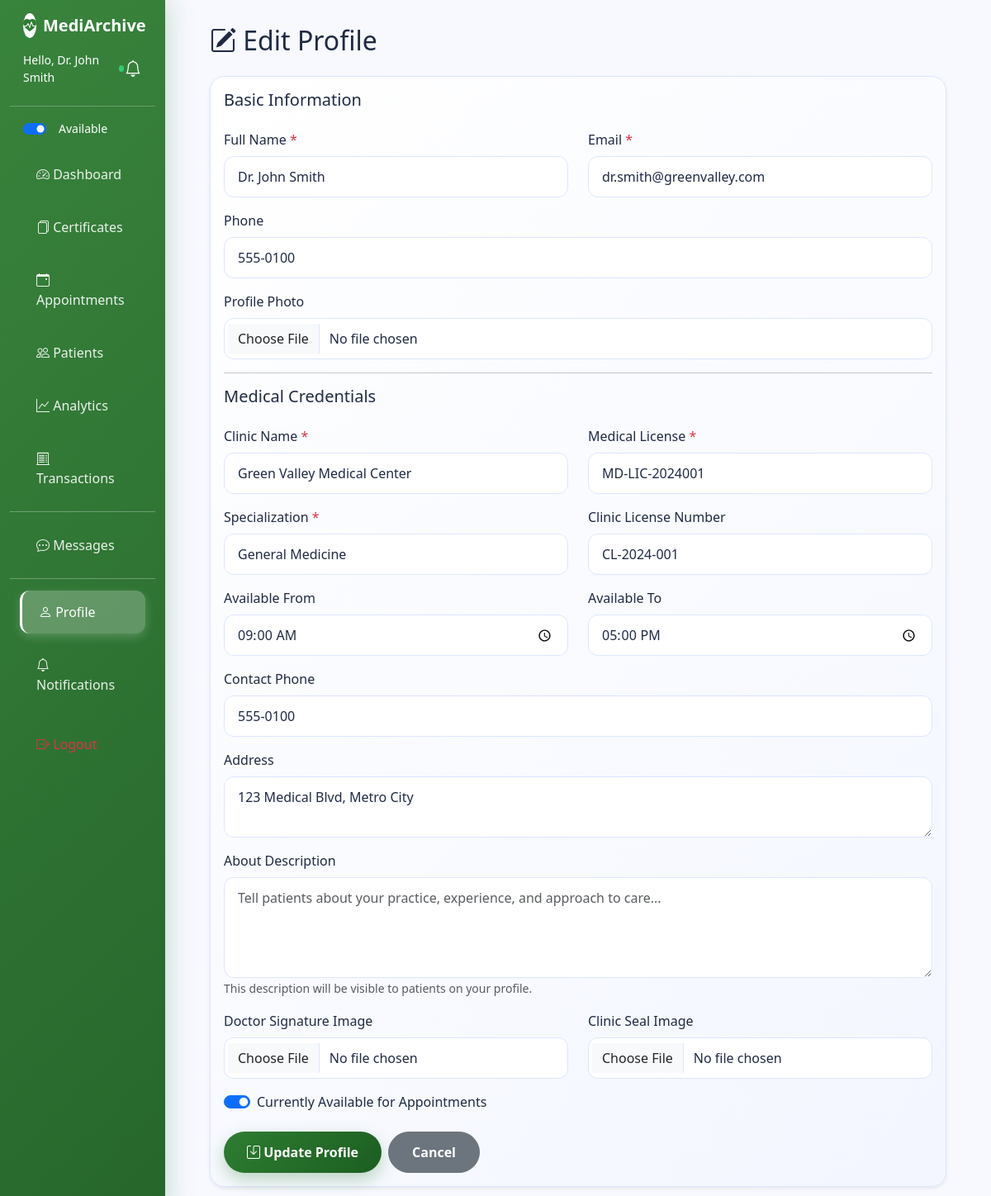
The page /views/edit_profile.php (signed in) on the database its author committed.
### tables this page shows
CREATE TABLE IF NOT EXISTS clinics (
    id INT PRIMARY KEY AUTO_INCREMENT,
    user_id INT NOT NULL,
    clinic_name VARCHAR(100) NOT NULL,
    license_number VARCHAR(50),
    medical_license VARCHAR(100) NOT NULL,
    specialization VARCHAR(100) NOT NULL,
    address TEXT,
    contact_phone VARCHAR(20),
    signature_path VARCHAR(255) NULL COMMENT 'Path to doctor signature image',
    seal_path VARCHAR(255) NULL COMMENT 'Path to clinic seal image',
    is_available BOOLEAN DEFAULT TRUE COMMENT 'Clinic availability for chat/appointments',
    available_from TIME DEFAULT '09:00:00',
    available_to TIME DEFAULT '17:00:00',
    created_at TIMESTAMP DEFAULT CURRENT_TIMESTAMP,
    FOREIGN KEY (user_id) REFERENCES users(id) ON DELETE CASCADE,
    INDEX idx_user_id (user_id),
    INDEX idx_specialization (specialization),
    INDEX idx_is_available (is_available)
);

CREATE TABLE IF NOT EXISTS users (
    id INT PRIMARY KEY AUTO_INCREMENT,
    username VARCHAR(50) UNIQUE NOT NULL,
    email VARCHAR(100) UNIQUE NOT NULL,
    password VARCHAR(255) NOT NULL,
    full_name VARCHAR(100) NOT NULL,
    role ENUM('clinic_admin', 'patient', 'web_admin') NOT NULL DEFAULT 'patient',
    phone VARCHAR(20),
    profile_photo VARCHAR(255) NULL COMMENT 'Path to user profile photo',
    home_address TEXT NULL COMMENT 'User home address',
    dashboard_layout TEXT DEFAULT NULL COMMENT 'JSON for widget positions and preferences',
    created_at TIMESTAMP DEFAULT CURRENT_TIMESTAMP,
    INDEX idx_username (username),
    INDEX idx_email (email),
    INDEX idx_role (role)
);

### views/edit_profile.php (the view, shortened to what the rows shown need)
<?php
require_once '../config.php';
$specializations = [
    'General Medicine',
    'Cardiology',
    'Neurology',
    'Pediatrics',
    'Orthopedics',
    'Dermatology',
    'Psychiatry',
    'Oncology',
    'Gynecology',
    'Emergency Medicine',
    'Internal Medicine',
    'Surgery'
];
$user_id = $_SESSION['user_id'];
$role = $_SESSION['role'];
try {
    $db = Database::getInstance();
    $user = $db->fetch("SELECT * FROM users WHERE id = ?", [$user_id]);
    if ($role === 'clinic_admin') {
        $profile = $db->fetch("SELECT * FROM clinics WHERE user_id = ?", [$user_id]);
    } else {
        $profile = $db->fetch("SELECT * FROM patients WHERE user_id = ?", [$user_id]);
    }
} catch (Exception $e) {
    $user = null;
    $profile = null;
}
?>
<!DOCTYPE html>
<html lang="en">
<head>
<link href="https://cdn.jsdelivr.net/npm/bootstrap@5.3.0/dist/css/bootstrap.min.css" rel="stylesheet">
<link rel="stylesheet" href="https://cdn.jsdelivr.net/npm/bootstrap-icons@1.10.0/font/bootstrap-icons.css">
</head>
<body>
<div class="container-fluid">
    <div class="row">
        <?php include 'includes/sidebar.php'; ?>
        <main class="col-md-9 ms-sm-auto col-lg-10 px-md-4">
            <div class="main-content">
                <h2 class="mb-4"><i class="bi bi-pencil-square"></i> Edit Profile</h2>
                <div class="card shadow-sm">
                    <div class="card-body">
                        <form method="POST" enctype="multipart/form-data">
                            <div class="row">
                                <div class="col-md-6 mb-3">
                                    <label class="form-label">Full Name <span class="text-danger">*</span></label>
                                    <input type="text" class="form-control" name="full_name" value="<?php echo htmlspecialchars($user['full_name']); ?>" required>
                                </div>
                                <div class="col-md-6 mb-3">
                                    <label class="form-label">Email <span class="text-danger">*</span></label>
                                    <input type="email" class="form-control" name="email" value="<?php echo htmlspecialchars($user['email']); ?>" required>
                                </div>
                            </div>
                            <div class="mb-3">
                                <label class="form-label">Phone</label>
                                <input type="text" class="form-control" name="phone" value="<?php echo htmlspecialchars($user['phone'] ?? ''); ?>">
                            </div>
                            <?php if ($role === 'clinic_admin' && $profile): ?>
                            <hr>
                            <h5 class="card-title mb-4">Medical Credentials</h5>
                            <div class="row">
                                <div class="col-md-6 mb-3">
                                    <label class="form-label">Clinic Name <span class="text-danger">*</span></label>
                                    <input type="text" class="form-control" name="clinic_name" value="<?php echo htmlspecialchars($profile['clinic_name']); ?>" required>
                                </div>
                                <div class="col-md-6 mb-3">
                                    <label class="form-label">Medical License <span class="text-danger">*</span></label>
                                    <input type="text" class="form-control" name="medical_license" value="<?php echo htmlspecialchars($profile['medical_license']); ?>" required>
                                </div>
                            </div>
                            <div class="row">
                                <div class="col-md-6 mb-3">
                                    <label class="form-label">Specialization <span class="text-danger">*</span></label>
                                    <select class="form-select" name="specialization" required>
                                        <?php foreach ($specializations as $spec): ?>
                                        <option value="<?php echo $spec; ?>" <?php echo ($profile['specialization'] == $spec) ? 'selected' : ''; ?>><?php echo $spec; ?></option>
                                        <?php endforeach; ?>
                                    </select>
                                </div>
                                <div class="col-md-6 mb-3">
                                    <label class="form-label">Clinic License Number</label>
                                    <input type="text" class="form-control" name="license_number" value="<?php echo htmlspecialchars($profile['license_number'] ?? ''); ?>">
                                </div>
                            </div>
                            <div class="row">
                                <div class="col-md-6 mb-3">
                                    <label class="form-label">Available From</label>
                                    <input type="time" class="form-control" name="available_from" value="<?php echo $profile['available_from'] ?? '09:00'; ?>">
                                </div>
                                <div class="col-md-6 mb-3">
                                    <label class="form-label">Available To</label>
                                    <input type="time" class="form-control" name="available_to" value="<?php echo $profile['available_to'] ?? '17:00'; ?>">
                                </div>
                            </div>
                            <div class="mb-3">
                                <label class="form-label">Contact Phone</label>
                                <input type="text" class="form-control" name="contact_phone" value="<?php echo htmlspecialchars($profile['contact_phone'] ?? ''); ?>">
                            </div>
                            <div class="mb-3">
                                <label class="form-label">Address</label>
                                <textarea class="form-control" name="address" rows="2"><?php echo htmlspecialchars($profile['address'] ?? ''); ?></textarea>
                            </div>
                            <div class="mb-3">
                                <label class="form-label">About Description</label>
                                <textarea class="form-control" name="about_description" rows="4" placeholder="Tell patients about your practice, experience, and approach to care..."><?php echo htmlspecialchars($profile['about_description'] ?? ''); ?></textarea>
                                <small class="text-muted">This description will be visible to patients on your profile.</small>
                            </div>
                            <div class="row">
                                <div class="col-md-6 mb-3">
                                    <label class="form-label">Doctor Signature Image</label>
                                    <input type="file" class="form-control" name="signature_image" accept="image/*">
                                </div>
                                <div class="col-md-6 mb-3">
                                    <label class="form-label">Clinic Seal Image</label>
                                    <input type="file" class="form-control" name="seal_image" accept="image/*">
                                </div>
                            </div>
                            <div class="mb-3">
                                <div class="form-check form-switch">
                                    <input class="form-check-input" type="checkbox" name="is_available" id="is_available" <?php echo $profile['is_available'] ? 'checked' : ''; ?>>
                                    <label class="form-check-label" for="is_available">Currently Available for Appointments</label>
                                </div>
                            </div>
                            <?php endif; ?>
                        </form>
                    </div>
                </div>
            </div>
        </main>
    </div>
</div>
</body>
</html>

### views/includes/sidebar.php (shortened to what the rows shown need)
<?php
$role = $_SESSION['role'] ?? '';
?>
<nav class="col-md-3 col-lg-2 d-md-block sidebar collapse">
    <div class="position-sticky pt-3">
        <?php if (isset($_SESSION['full_name'])): ?>
                    <?php if (isClinicAdmin()): ?>
                        <?php
                        try {
                            $row = DB()->fetch("SELECT is_available FROM clinics WHERE user_id = ?", [$_SESSION['user_id']]);
                            $isAvail = $row ? intval($row['is_available']) : 0;
                        } catch (Exception $e) { $isAvail = 0; }
                        ?>
                    <?php endif; ?>
        <?php endif; ?>
        <ul class="nav flex-column">
            <?php if (isClinicAdmin()): ?>
            <li class="nav-item px-3 mb-2">
                <div class="form-check form-switch text-white small">
                    <input class="form-check-input" type="checkbox" role="switch" id="availabilitySwitch" <?php echo $isAvail ? 'checked' : ''; ?> onclick="setAvailability(this.checked)">
                    <label class="form-check-label ms-2" for="availabilitySwitch">Available</label>
                </div>
            </li>
            <?php endif; ?>
        </ul>
    </div>
</nav>

### rows shown on the page
clinics: is_available "☑", clinic_name "Green Valley Medical Center", medical_license "MD-LIC-2024001", specialization "General Medicine", license_number "CL-2024-001", available_from "09:00:00", available_to "17:00:00", contact_phone "555-0100", address "123 Medical Blvd, Metro City"
users: full_name "Dr. John Smith", email "dr.smith@greenvalley.com", phone "555-0100"

### other values the page prints
$_SESSION['full_name'] "Dr. John Smith"
